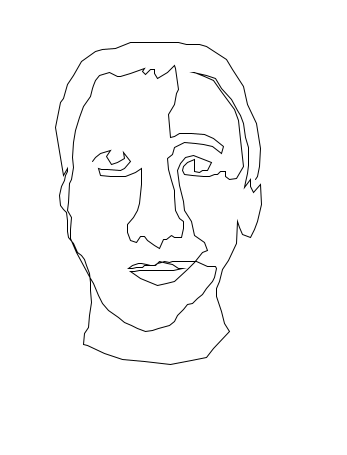
Frame 1 (no input)
Frame 2 (the mouse pressed at the canvas centre, redrawn once): identical to frame 1, image omitted

The Processing sketch that drew this single still picture (run headless with seeded random() and noise(); the mouse was pressed at the canvas centre and the sketch redrawn once):

// Processing sketch: processing_38808
// ── processing_38808.pde

void setup() {
  size(347, 455);
  noLoop();
  smooth();
}
 
void draw() {
perfil();  // perfil normal
save("cucuo.jpg");
 
}
void perfil(){
background(255);
size(347,455);
beginShape();
vertex(92,161);
vertex(95,157);
vertex(100,153);
vertex(110,150);
vertex(106,156);
vertex(111,164);
vertex(117,162);
vertex(124,158);
vertex(123,152);
vertex(130,161);
vertex(124,168);
vertex(120,170);
vertex(107,169);
vertex(101,169);
vertex(98,168);
vertex(100,175);
vertex(110,176);
vertex(117,176);
vertex(122,176);
vertex(125,176);
vertex(130,174);
vertex(135,172);
vertex(141,168);
vertex(141,184);
vertex(139,203);
vertex(137,210);
vertex(133,217);
vertex(127,224);
vertex(127,232);
vertex(130,240);
vertex(136,242);
vertex(140,236);
vertex(144,236);
vertex(147,240);
vertex(154,245);
vertex(159,248);
vertex(163,239);
vertex(166,239);
vertex(171,235);
vertex(174,237);
vertex(181,237);
vertex(183,228);
vertex(183,221);
vertex(179,218);
vertex(175,210);
vertex(174,196);
vertex(174,190);
vertex(171,180);
vertex(168,169);
vertex(167,158);
vertex(172,154);
vertex(174,147);
vertex(184,142);
vertex(195,143);
vertex(203,144);
vertex(212,146);
vertex(221,153);
vertex(223,146);
vertex(213,138);
vertex(204,134);
vertex(191,133);
vertex(179,133);
vertex(174,136);
vertex(170,137);
vertex(168,114);
vertex(174,104);
vertex(176,93);
vertex(178,89);
vertex(175,68);
vertex(174,65); 
vertex(167,72);
vertex(157,78);
vertex(154,73);
vertex(154,69);
vertex(150,69);
vertex(145,74);
vertex(142,71);
vertex(144,68);
vertex(130,73);
vertex(120,76);
vertex(117,76);
vertex(109,72);
vertex(99,75);
vertex(95,80);
vertex(93,85);
vertex(92,88);
vertex(91,92);
vertex(90,96);
vertex(83,106);
vertex(79,117);
vertex(75,130);
vertex(73,142);
vertex(72,157);
vertex(73,167);
vertex(71,179);
vertex(69,183);
vertex(68,202);
vertex(67,210);
vertex(71,217);
vertex(70,229);
vertex(70,238);
vertex(76,252);
vertex(83,265);
vertex(90,278);
vertex(93,283);
vertex(98,295);
vertex(102,303);
vertex(108,310);
vertex(118,317);
vertex(124,322);
vertex(131,325);
vertex(137,328);
vertex(145,331);
vertex(152,330);
vertex(158,328);
vertex(169,325);
vertex(174,321);
vertex(177,315);
vertex(183,309);
vertex(187,304);
vertex(192,303);
vertex(197,298);
vertex(202,294);
vertex(206,288);
vertex(212,281);
vertex(214,277);
vertex(216,268);
vertex(215,266);
vertex(207,266);
vertex(196,261);
vertex(188,261);
vertex(181,261);
vertex(172,261);
vertex(169,262);
vertex(164,261);
vertex(161,262);
vertex(157,263);
vertex(154,265);
vertex(148,265);
vertex(144,265);
vertex(142,267);
vertex(136,267);
vertex(132,268);
vertex(128,268);
vertex(132,265);
vertex(138,263);
vertex(141,263);
vertex(146,264);
vertex(150,265);
vertex(153,265);
vertex(155,265);
vertex(159,261);
vertex(167,263);
vertex(172,264);
vertex(178,268);
vertex(182,268);
vertex(173,270);
vertex(166,270);
vertex(159,270);
vertex(153,270);
vertex(145,270);
vertex(139,270);
vertex(134,271);
vertex(130,271);
vertex(140,278);
vertex(157,285);
vertex(166,283);
vertex(174,281);
vertex(187,269);
vertex(194,262);
vertex(202,252);
vertex(207,250);
vertex(204,242);
vertex(194,235);
vertex(191,221);
vertex(184,210);
vertex(183,201);
vertex(179,185);
vertex(177,170);
vertex(180,163);
vertex(185,157);
vertex(193,155);
vertex(211,162);
vertex(209,166);
vertex(207,170);
vertex(202,170);
vertex(199,172);
vertex(194,171);
vertex(194,166);
vertex(194,159);
vertex(187,162);
vertex(183,166);
vertex(182,170);
vertex(184,174);
vertex(192,175);
vertex(203,176);
vertex(209,176);
vertex(214,174);
vertex(217,174);
vertex(220,171);
vertex(222,171);
vertex(225,171);
vertex(225,176);
vertex(229,179);
vertex(236,178);
vertex(243,166);
vertex(240,139);
vertex(238,120);
vertex(234,109);
vertex(220,90);
vertex(213,80);
vertex(204,76);
vertex(194,72);
vertex(193,72);
vertex(206,75);
vertex(215,78);
vertex(221,88);
vertex(231,99);
vertex(237,110);
vertex(240,115);
vertex(243,123);
vertex(245,137);
vertex(248,147);
vertex(248,156);
vertex(248,165);
vertex(247,173);
vertex(245,182);
vertex(244,187);
vertex(250,179);
vertex(250,186);
vertex(253,192);
vertex(260,184);
vertex(261,204);
vertex(257,221);
vertex(254,229);
vertex(250,237);
vertex(242,234);
vertex(239,227);
vertex(237,221);
vertex(236,243);
vertex(228,260);
vertex(222,269);
vertex(219,281);
vertex(216,288);
vertex(216,296);
vertex(221,311);
vertex(224,323);
vertex(229,331);
vertex(213,348);
vertex(206,357);
vertex(191,360);
vertex(170,364);
vertex(144,361);
vertex(122,359);
vertex(104,353);
vertex(87,345);
vertex(83,344);
vertex(84,333);
vertex(88,327);
vertex(89,315);
vertex(91,302);
vertex(90,290);
vertex(90,282);
vertex(89,273);
vertex(86,265);
vertex(84,259);
vertex(81,255);
vertex(77,252);
vertex(73,243);
vertex(68,237);
vertex(67,231);
vertex(67,220);
vertex(66,212);
vertex(63,209);
vertex(60,205);
vertex(59,195);
vertex(61,186);
vertex(64,180);
vertex(65,175);
vertex(67,171);
vertex(67,168);
vertex(63,175);
vertex(59,151);
vertex(55,127);
vertex(60,102);
vertex(63,98);
vertex(67,84);
vertex(73,75);
vertex(81,61);
vertex(95,51);
vertex(102,49);
vertex(115,48);
vertex(130,42);
vertex(142,42);
vertex(160,42);
vertex(178,42);
vertex(186,44);
vertex(199,44);
vertex(206,46);
vertex(226,59);
vertex(232,69);
vertex(243,86);
vertex(247,104);
vertex(256,123);
vertex(260,148);
vertex(259,166);
vertex(257,176);
vertex(255,179);  



endShape();
}


                
                                
